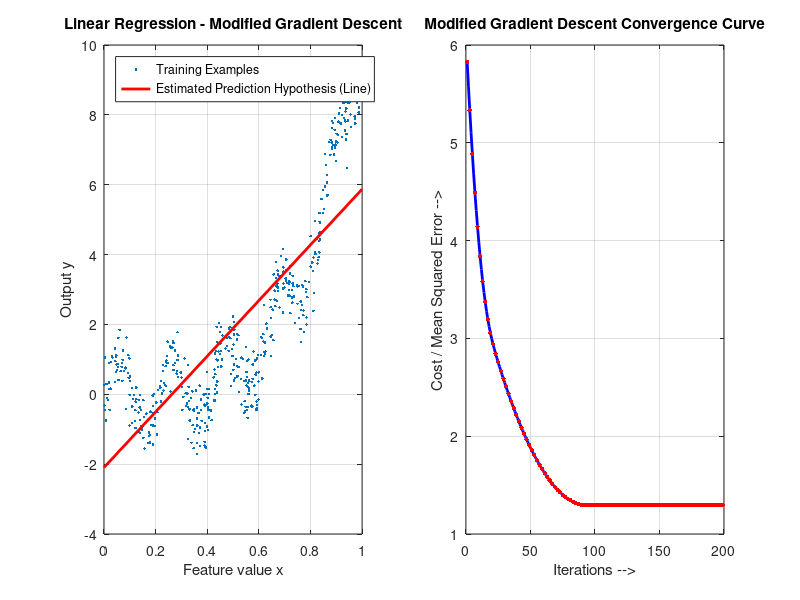

This figure's MATLAB source:
%C. Linear regression and the descent method.
% In this excersice i am normalizing the gradient.
clc 
clear all
close all

%Loading the dataset.
dataMatrix = load('reg_data_set_1.mat');
%Use as less iteration as possible and get to the correct anlaytical solution. 

%initial point.
N = 500;
w0 = 0;
w1 = 0;
T = 200; %Iterations should be less.
step = 0.1; % stepsize should be tuned to allow less iterations to converge 
% to correct solution.

% Initial cost for all T iterations
J = zeros(1,T); 

for i = 1:T
    fx = w0 + w1 * dataMatrix.x;
    dj = [sum(fx - dataMatrix.y)/N, sum((fx - dataMatrix.y).*dataMatrix.x)/N];
    dj = dj/norm(dj);
    
    w0 = w0 - step * dj(1);
    w1 = w1 - step * dj(2);
    %computing the cost function: J
    J(i) = (1/(2*N)) * sum( (fx - dataMatrix.y).^2 );  
end

fprintf('w0 = %f, w1 = %f \n',w0,w1);

line_x1 = 0;
line_y1 = w0 + line_x1*w1;

line_x2 = 1;
line_y2 = w0 + line_x2*w1;



figure(1);
subplot(1,2,1);
plot(dataMatrix.x, dataMatrix.y, '.');
hold on;
plot([line_x1,line_x2], [line_y1,line_y2], 'r-', 'linewidth', 2);
grid on;
legend('Training Examples', 'Estimated Prediction Hypothesis (Line)', 'location', 'northwest');
title('Linear Regression - Modified Gradient Descent');
xlabel('Feature value x');
ylabel('Output y');

subplot(1,2,2);
plot(1:T, J, 'b-', 'linewidth', 2);
hold on;
plot(1:2:T, J(1:2:end), 'r.', 'markersize', 10);
grid on;
xlabel('Iterations -->');
ylabel('Cost / Mean Squared Error -->');
title('Modified Gradient Descent Convergence Curve');

